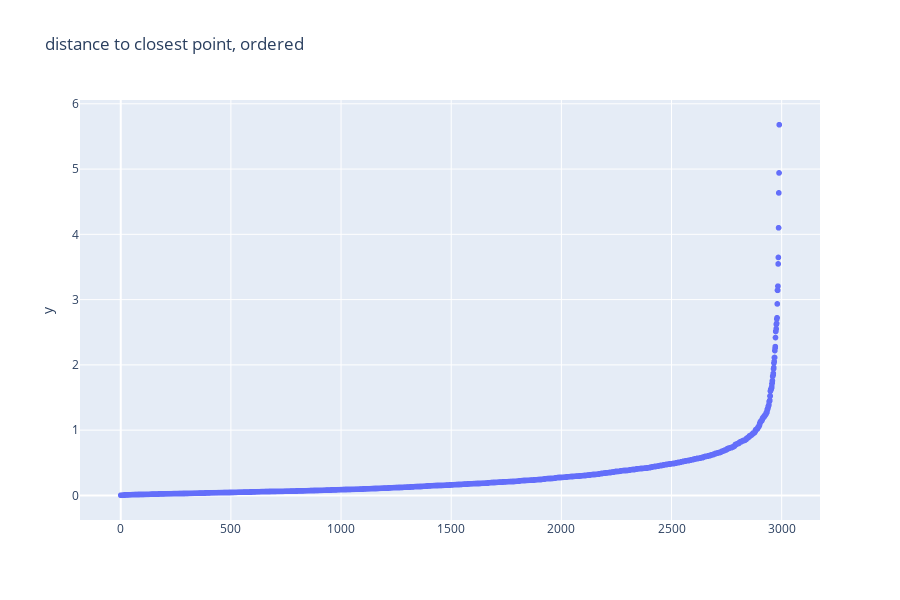

Here is the notebook cell this chart was saved with:
### Code cell
find_eps(dataRef[0])

### Figure 1 — Plotly figure (JSON) as saved in the notebook; plotly's stock layout.template omitted (floating-point values rounded to 4 significant figures; data arrays with more than 128 entries replaced by an {"elided": "..."} marker saying what was removed)
{"data": [{"hoverlabel": {"namelength": 0}, "hovertemplate": "y=%{y}", "legendgroup": "", "marker": {"color": "#636efa", "symbol": "circle"}, "mode": "markers", "name": "", "showlegend": false, "type": "scattergl", "xaxis": "x", "y": {"elided": "2990 float values"}, "yaxis": "y"}], "layout": {"height": 600, "legend": {"tracegroupgap": 0}, "title": {"text": "distance to closest point, ordered"}, "xaxis": {"anchor": "y", "domain": [0, 1]}, "yaxis": {"anchor": "x", "domain": [0, 1], "title": {"text": "y"}}}}
